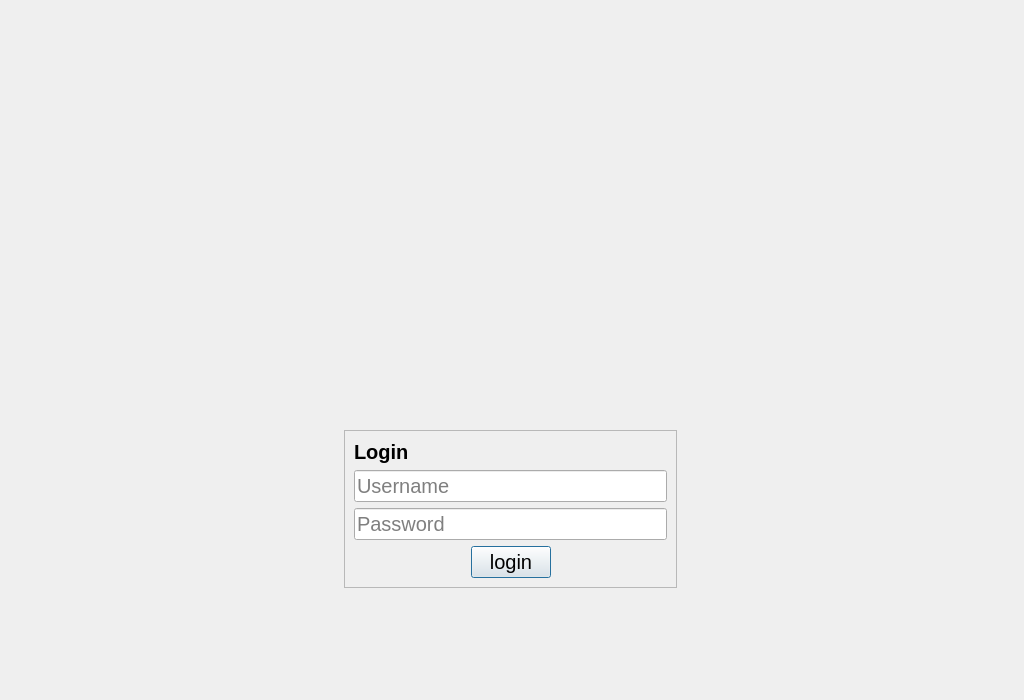
<?xml version="1.0" encoding="UTF-8"?>
<ui version="4.0">
 <class>LoginDialog</class>
 <widget class="QDialog" name="LoginDialog">
  <property name="geometry">
   <rect>
    <x>0</x>
    <y>0</y>
    <width>1024</width>
    <height>700</height>
   </rect>
  </property>
  <property name="maximumSize">
   <size>
    <width>16777215</width>
    <height>16777215</height>
   </size>
  </property>
  <property name="font">
   <font>
    <pointsize>15</pointsize>
   </font>
  </property>
  <property name="windowTitle">
   <string>Flow Climate Control</string>
  </property>
  <property name="windowIcon">
   <iconset resource="resource.qrc">
    <normaloff>:/images/icon.png</normaloff>:/images/icon.png</iconset>
  </property>
  <widget class="QLabel" name="screen_label">
   <property name="geometry">
    <rect>
     <x>9</x>
     <y>9</y>
     <width>1006</width>
     <height>350</height>
    </rect>
   </property>
   <property name="minimumSize">
    <size>
     <width>0</width>
     <height>350</height>
    </size>
   </property>
   <property name="styleSheet">
    <string notr="true"/>
   </property>
   <property name="text">
    <string/>
   </property>
   <property name="pixmap">
    <pixmap resource="resource.qrc">:/images/welcome_screen.png</pixmap>
   </property>
  </widget>
  <widget class="QWidget" name="layoutWidget">
   <property name="geometry">
    <rect>
     <x>10</x>
     <y>430</y>
     <width>1001</width>
     <height>246</height>
    </rect>
   </property>
   <layout class="QVBoxLayout" name="verticalLayout_2">
    <item>
     <layout class="QHBoxLayout" name="horizontalLayout_2">
      <item>
       <spacer name="horizontalSpacer">
        <property name="orientation">
         <enum>Qt::Horizontal</enum>
        </property>
        <property name="sizeHint" stdset="0">
         <size>
          <width>40</width>
          <height>17</height>
         </size>
        </property>
       </spacer>
      </item>
      <item>
       <widget class="QFrame" name="frame">
        <property name="frameShape">
         <enum>QFrame::StyledPanel</enum>
        </property>
        <property name="frameShadow">
         <enum>QFrame::Raised</enum>
        </property>
        <layout class="QVBoxLayout" name="verticalLayout">
         <item>
          <widget class="QLabel" name="login_label">
           <property name="font">
            <font>
             <weight>75</weight>
             <italic>false</italic>
             <bold>true</bold>
             <strikeout>false</strikeout>
             <kerning>true</kerning>
            </font>
           </property>
           <property name="text">
            <string>Login</string>
           </property>
          </widget>
         </item>
         <item>
          <widget class="QLineEdit" name="user_name">
           <property name="sizePolicy">
            <sizepolicy hsizetype="Expanding" vsizetype="Preferred">
             <horstretch>0</horstretch>
             <verstretch>0</verstretch>
            </sizepolicy>
           </property>
           <property name="minimumSize">
            <size>
             <width>0</width>
             <height>0</height>
            </size>
           </property>
           <property name="placeholderText">
            <string>Username</string>
           </property>
          </widget>
         </item>
         <item>
          <widget class="QLineEdit" name="password">
           <property name="sizePolicy">
            <sizepolicy hsizetype="Expanding" vsizetype="Preferred">
             <horstretch>0</horstretch>
             <verstretch>0</verstretch>
            </sizepolicy>
           </property>
           <property name="font">
            <font>
             <weight>50</weight>
             <italic>false</italic>
             <bold>false</bold>
            </font>
           </property>
           <property name="echoMode">
            <enum>QLineEdit::Password</enum>
           </property>
           <property name="placeholderText">
            <string extracomment="Password">Password</string>
           </property>
          </widget>
         </item>
         <item>
          <layout class="QHBoxLayout" name="horizontalLayout" stretch="2,1,2">
           <item>
            <spacer name="horizontalSpacer_3">
             <property name="orientation">
              <enum>Qt::Horizontal</enum>
             </property>
             <property name="sizeHint" stdset="0">
              <size>
               <width>40</width>
               <height>20</height>
              </size>
             </property>
            </spacer>
           </item>
           <item>
            <widget class="QPushButton" name="login">
             <property name="font">
              <font>
               <weight>50</weight>
               <italic>false</italic>
               <bold>false</bold>
              </font>
             </property>
             <property name="text">
              <string>login</string>
             </property>
             <property name="iconSize">
              <size>
               <width>0</width>
               <height>0</height>
              </size>
             </property>
            </widget>
           </item>
           <item>
            <spacer name="horizontalSpacer_4">
             <property name="orientation">
              <enum>Qt::Horizontal</enum>
             </property>
             <property name="sizeHint" stdset="0">
              <size>
               <width>40</width>
               <height>20</height>
              </size>
             </property>
            </spacer>
           </item>
          </layout>
         </item>
        </layout>
       </widget>
      </item>
      <item>
       <spacer name="horizontalSpacer_2">
        <property name="orientation">
         <enum>Qt::Horizontal</enum>
        </property>
        <property name="sizeHint" stdset="0">
         <size>
          <width>40</width>
          <height>18</height>
         </size>
        </property>
       </spacer>
      </item>
     </layout>
    </item>
    <item>
     <widget class="QLabel" name="login_status">
      <property name="font">
       <font/>
      </property>
      <property name="text">
       <string/>
      </property>
      <property name="alignment">
       <set>Qt::AlignCenter</set>
      </property>
     </widget>
    </item>
    <item>
     <widget class="QLabel" name="login_connection_status">
      <property name="text">
       <string/>
      </property>
      <property name="alignment">
       <set>Qt::AlignCenter</set>
      </property>
     </widget>
    </item>
   </layout>
  </widget>
 </widget>
 <resources>
  <include location="resource.qrc"/>
 </resources>
 <connections/>
</ui>
